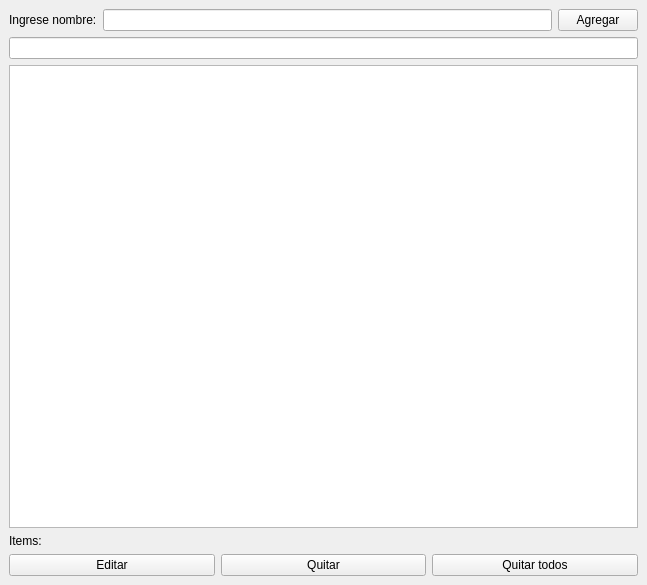
<?xml version="1.0" encoding="UTF-8"?>
<ui version="4.0">
 <class>MainWindow</class>
 <widget class="QMainWindow" name="MainWindow">
  <property name="geometry">
   <rect>
    <x>0</x>
    <y>0</y>
    <width>647</width>
    <height>585</height>
   </rect>
  </property>
  <property name="windowTitle">
   <string>MainWindow</string>
  </property>
  <widget class="QWidget" name="centralwidget">
   <layout class="QVBoxLayout" name="verticalLayout">
    <item>
     <layout class="QHBoxLayout" name="horizontalLayout">
      <item>
       <widget class="QLabel" name="label">
        <property name="text">
         <string>Ingrese nombre:</string>
        </property>
       </widget>
      </item>
      <item>
       <widget class="QLineEdit" name="nombre"/>
      </item>
      <item>
       <widget class="QPushButton" name="agregar">
        <property name="text">
         <string>Agregar</string>
        </property>
       </widget>
      </item>
     </layout>
    </item>
    <item>
     <widget class="QLineEdit" name="edit_text"/>
    </item>
    <item>
     <widget class="QListWidget" name="lista"/>
    </item>
    <item>
     <widget class="QLabel" name="label_2">
      <property name="text">
       <string>Items:</string>
      </property>
     </widget>
    </item>
    <item>
     <layout class="QHBoxLayout" name="horizontalLayout_2">
      <item>
       <widget class="QPushButton" name="editar">
        <property name="text">
         <string>Editar</string>
        </property>
       </widget>
      </item>
      <item>
       <widget class="QPushButton" name="quitar">
        <property name="text">
         <string>Quitar</string>
        </property>
       </widget>
      </item>
      <item>
       <widget class="QPushButton" name="quitar_todos">
        <property name="text">
         <string>Quitar todos</string>
        </property>
       </widget>
      </item>
     </layout>
    </item>
   </layout>
  </widget>
 </widget>
 <resources/>
 <connections/>
</ui>
